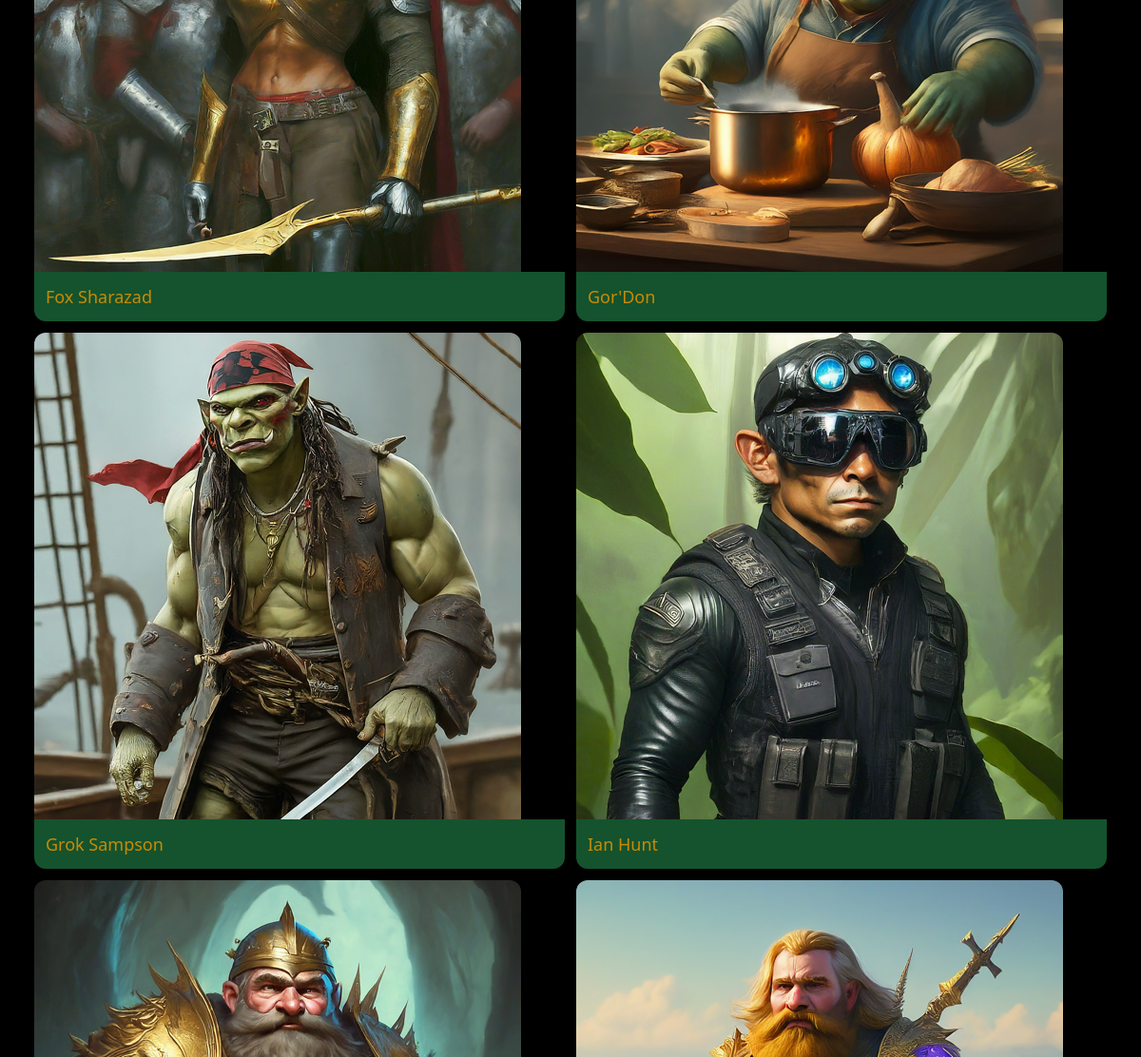
/dnd/npcs/ (middle part), run on an earlier commit of the app's database.
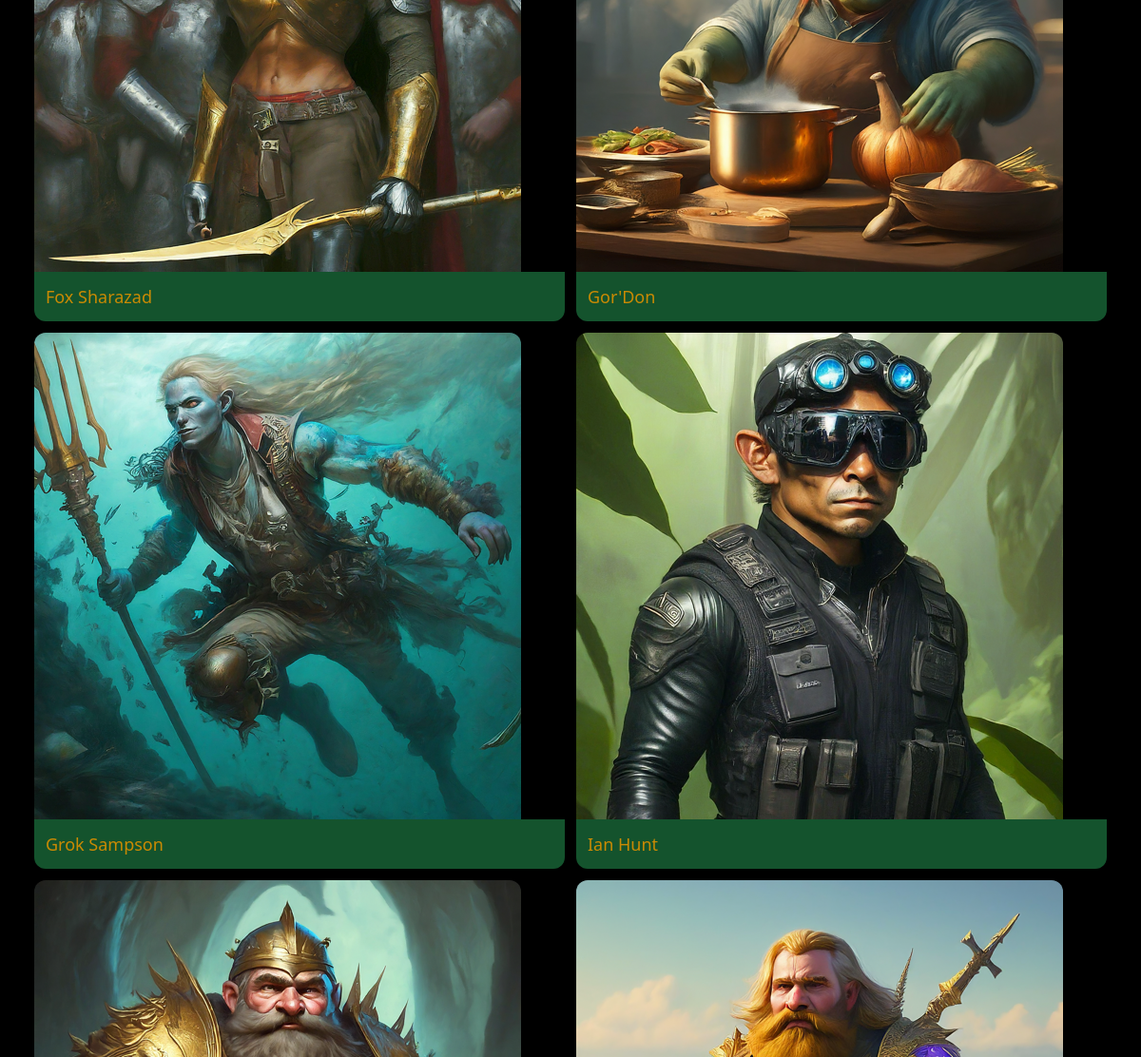
And on a later commit of the database.
### dnd/models.py (models this page shows, shortened)
class NonPlayerCharacter(models.Model):
    race = models.ForeignKey(Race, related_name='npc', on_delete=models.CASCADE)
    affiliation = models.ForeignKey(Affiliation, related_name='npc', on_delete=models.CASCADE)
    title = models.CharField(max_length=255, blank=True, null=True)
    name = models.CharField(max_length=255)
    age = models.IntegerField(null=True)
    height = models.CharField(max_length=255, blank=True, null=True)
    description = models.TextField(blank=True, null=True)
    image = models.ImageField(upload_to='project_images', blank=True, null=True)
    image2 = models.ImageField(upload_to='project_images', blank=True, null=True)
    image3 = models.ImageField(upload_to='project_images', blank=True, null=True)
    image4 = models.ImageField(upload_to='project_images', blank=True, null=True)
    invisible = models.BooleanField(default=False)
    pictures = models.URLField(max_length=200, blank=True, null=True)
    class Meta:
        ordering = ('name',)
        verbose_name_plural = 'NPCs'

### dnd/views.py (the view)
# urls.py: path('npcs/', views.NPC, name='npcs'),
def NPC(request):
    npcs = NonPlayerCharacter.objects.filter(invisible=False)
    affiliation = Affiliation.objects.all()
    return render(request, 'dnd/npcs.html', {
        'npcs': npcs,
        'affiliation':affiliation,
    })

### dnd/templates/dnd/npcs.html (shortened to what this page needs)
{% extends 'core/base.html' %}
{% block content %}
    <div class="mt-2 mb-20 px-3 py-12 bg-black-rounded-xl">
        <div class="grid grid-cols-2 gap-3">
            {% for npc in npcs %}
            <div>
                <a href="{% url 'dnd:detail' npc.id %}">
                    <div>
                        <img src="{{ npc.image.url }}" class="object-contain rounded-t-xl">
                    </div>
                    <div class="p-3 bg-green-900 rounded-b-xl">
                        <h2 class="text-sm sm:text-sm lg:text-lg xl:text-xl text-yellow-600 hover:text-white">{{ npc.name }}
                        </h2>
                    </div>
                </a>
            </div>
            {% endfor %}
        </div>
    </div>
{% endblock %}

### core/templates/core/base.html (shortened to what this page needs)
<!doctype html>
<html>
    <head>
        <script src="https://cdn.tailwindcss.com"></script>
    </head>
    <body class="bg-auto bg-black flex-col min-h-screen">
        <div class="px-6 py-6">
            {% block content %}
            {% endblock %}
        </div>
    </body>
</html>

What changed in the data, as far as the page shows it:
changed NonPlayerCharacter "Grok Sampson": image: a different picture
